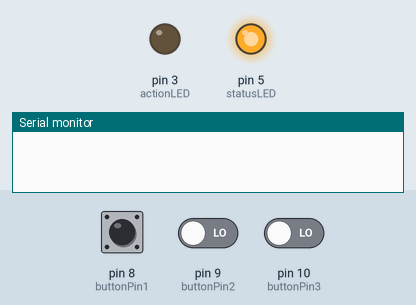
Recording of a sketch running on a simulated Arduino Uno, built with avr-gcc and run on an emulated ATmega328P. Shown: output pins drawn as LEDs (lit = HIGH), the last lines printed to the serial monitor. Inputs (shaded band) come from the test bench; at power-on: pin 8 (buttonPin1) LOW, pin 9 (buttonPin2) LOW, pin 10 (buttonPin3) LOW.

Above: at 1.2 s.
1.3 s: pin 8 (buttonPin1) pulled HIGH for 0.15 s
At 1.42 s:
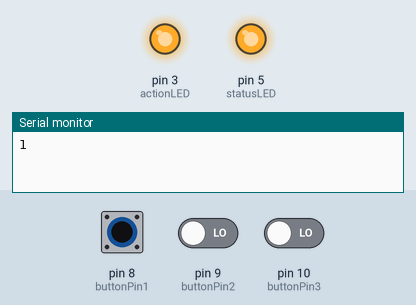
Timing chart, 0 to 4.3 s (numbered marks = the images above; inputs shaded):
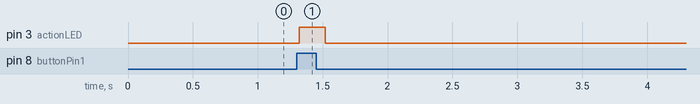

Measured:
- after the input at 1.3 s, pin 3 (actionLED): LOW → HIGH at once, → LOW 0.20 s later

The sketch:

Knappsys.ino
```cpp
#include <PLab_PushButton.h>

const int statusLED = 5;
const int actionLED = 3;

const int buttonPin1 =  8;
PLab_PushButton skranke(buttonPin1);
const int buttonPin2 =  9;
PLab_PushButton telefon(buttonPin2);
const int buttonPin3 =  10;
PLab_PushButton trykkepa(buttonPin3);
int sum = 0;

void setup() {
  Serial.begin(9600);
  pinMode(statusLED, OUTPUT);
  pinMode(actionLED, OUTPUT);
  digitalWrite(statusLED, HIGH);
}

void loop() {
  skranke.update();
  telefon.update();
  trykkepa.update();

  if (skranke.released()){
    send(1, false);
  };
  if(telefon.released()){
    send(2, false);
  };
  if(trykkepa.released()){
    send(4, false);
  };
  if(skranke.released()||telefon.released()||trykkepa.released()){
    send(0, true);
  };
}

void send(int value, boolean ship){
    sum = sum + value;
    if (sum > 0 && ship){
      digitalWrite(actionLED, HIGH);
      Serial.println(sum);
      delay(200);
      digitalWrite(actionLED,LOW);
      sum = 0;
    }
}
```
